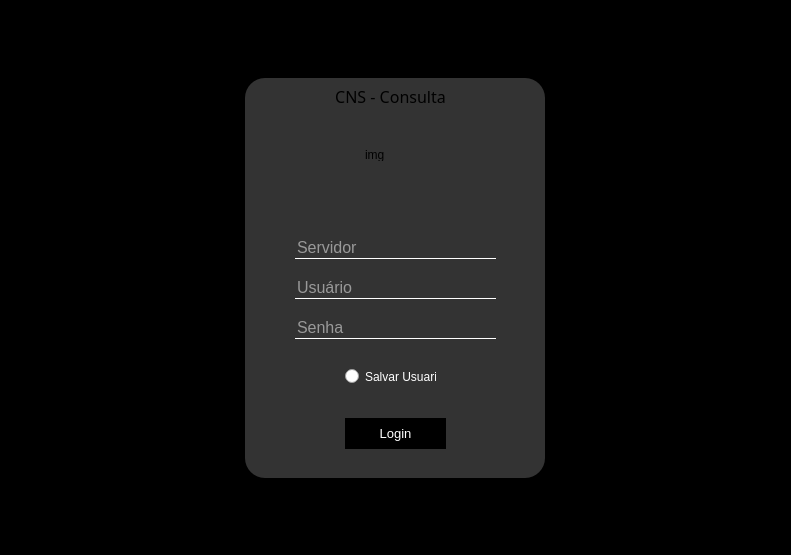
<?xml version="1.0" encoding="UTF-8"?>
<ui version="4.0">
 <class>MainWindow</class>
 <widget class="QMainWindow" name="MainWindow">
  <property name="geometry">
   <rect>
    <x>0</x>
    <y>0</y>
    <width>791</width>
    <height>555</height>
   </rect>
  </property>
  <property name="windowTitle">
   <string>MainWindow</string>
  </property>
  <property name="styleSheet">
   <string notr="true"/>
  </property>
  <widget class="QWidget" name="centralwidget">
   <property name="font">
    <font>
     <family>Perpetua Titling MT</family>
    </font>
   </property>
   <property name="styleSheet">
    <string notr="true"/>
   </property>
   <layout class="QVBoxLayout" name="verticalLayout">
    <property name="spacing">
     <number>0</number>
    </property>
    <property name="leftMargin">
     <number>0</number>
    </property>
    <property name="topMargin">
     <number>0</number>
    </property>
    <property name="rightMargin">
     <number>0</number>
    </property>
    <property name="bottomMargin">
     <number>0</number>
    </property>
    <item>
     <widget class="QFrame" name="frame">
      <property name="styleSheet">
       <string notr="true">QFrame{
background:black;}</string>
      </property>
      <property name="frameShape">
       <enum>QFrame::StyledPanel</enum>
      </property>
      <property name="frameShadow">
       <enum>QFrame::Raised</enum>
      </property>
      <layout class="QVBoxLayout" name="verticalLayout_2">
       <property name="spacing">
        <number>0</number>
       </property>
       <property name="leftMargin">
        <number>0</number>
       </property>
       <property name="topMargin">
        <number>0</number>
       </property>
       <property name="rightMargin">
        <number>0</number>
       </property>
       <property name="bottomMargin">
        <number>0</number>
       </property>
       <item>
        <widget class="QFrame" name="TOP">
         <property name="styleSheet">
          <string notr="true"/>
         </property>
         <property name="frameShape">
          <enum>QFrame::StyledPanel</enum>
         </property>
         <property name="frameShadow">
          <enum>QFrame::Raised</enum>
         </property>
        </widget>
       </item>
       <item>
        <widget class="QFrame" name="MAIN">
         <property name="minimumSize">
          <size>
           <width>0</width>
           <height>500</height>
          </size>
         </property>
         <property name="styleSheet">
          <string notr="true"/>
         </property>
         <property name="frameShape">
          <enum>QFrame::StyledPanel</enum>
         </property>
         <property name="frameShadow">
          <enum>QFrame::Raised</enum>
         </property>
         <layout class="QHBoxLayout" name="horizontalLayout">
          <item>
           <widget class="QFrame" name="MAIN_2">
            <property name="minimumSize">
             <size>
              <width>0</width>
              <height>0</height>
             </size>
            </property>
            <property name="maximumSize">
             <size>
              <width>300</width>
              <height>400</height>
             </size>
            </property>
            <property name="styleSheet">
             <string notr="true">QFrame{
background-color: #333;
border-radius: 20%;
}</string>
            </property>
            <property name="frameShape">
             <enum>QFrame::StyledPanel</enum>
            </property>
            <property name="frameShadow">
             <enum>QFrame::Raised</enum>
            </property>
            <widget class="QLineEdit" name="entryPwd">
             <property name="geometry">
              <rect>
               <x>50</x>
               <y>150</y>
               <width>201</width>
               <height>31</height>
              </rect>
             </property>
             <property name="font">
              <font>
               <family>MS UI Gothic</family>
               <pointsize>12</pointsize>
              </font>
             </property>
             <property name="focusPolicy">
              <enum>Qt::TabFocus</enum>
             </property>
             <property name="styleSheet">
              <string notr="true">QLineEdit{
background: #333;
border: none;
border-bottom: 1px solid white;
color: white;
}</string>
             </property>
             <property name="text">
              <string/>
             </property>
             <property name="echoMode">
              <enum>QLineEdit::Normal</enum>
             </property>
             <property name="cursorPosition">
              <number>0</number>
             </property>
             <property name="alignment">
              <set>Qt::AlignBottom|Qt::AlignLeading|Qt::AlignLeft</set>
             </property>
             <property name="dragEnabled">
              <bool>true</bool>
             </property>
             <property name="placeholderText">
              <string>Servidor</string>
             </property>
             <property name="cursorMoveStyle">
              <enum>Qt::LogicalMoveStyle</enum>
             </property>
             <property name="clearButtonEnabled">
              <bool>true</bool>
             </property>
            </widget>
            <widget class="QLabel" name="titulo">
             <property name="geometry">
              <rect>
               <x>20</x>
               <y>10</y>
               <width>251</width>
               <height>16</height>
              </rect>
             </property>
             <property name="font">
              <font>
               <family>Segoe UI Semibold</family>
               <pointsize>12</pointsize>
              </font>
             </property>
             <property name="frameShape">
              <enum>QFrame::StyledPanel</enum>
             </property>
             <property name="text">
              <string>CNS - Consulta</string>
             </property>
             <property name="textFormat">
              <enum>Qt::PlainText</enum>
             </property>
             <property name="scaledContents">
              <bool>false</bool>
             </property>
             <property name="alignment">
              <set>Qt::AlignCenter</set>
             </property>
            </widget>
            <widget class="QLabel" name="label_2">
             <property name="geometry">
              <rect>
               <x>120</x>
               <y>70</y>
               <width>47</width>
               <height>13</height>
              </rect>
             </property>
             <property name="text">
              <string>img</string>
             </property>
            </widget>
            <widget class="QLineEdit" name="entryPwd_2">
             <property name="geometry">
              <rect>
               <x>50</x>
               <y>190</y>
               <width>201</width>
               <height>31</height>
              </rect>
             </property>
             <property name="font">
              <font>
               <family>MS UI Gothic</family>
               <pointsize>12</pointsize>
              </font>
             </property>
             <property name="focusPolicy">
              <enum>Qt::TabFocus</enum>
             </property>
             <property name="styleSheet">
              <string notr="true">QLineEdit{
background: #333;
border: none;
border-bottom: 1px solid white;
color: white;
}</string>
             </property>
             <property name="text">
              <string/>
             </property>
             <property name="echoMode">
              <enum>QLineEdit::Normal</enum>
             </property>
             <property name="cursorPosition">
              <number>0</number>
             </property>
             <property name="alignment">
              <set>Qt::AlignBottom|Qt::AlignLeading|Qt::AlignLeft</set>
             </property>
             <property name="dragEnabled">
              <bool>true</bool>
             </property>
             <property name="placeholderText">
              <string>Usuário</string>
             </property>
             <property name="cursorMoveStyle">
              <enum>Qt::LogicalMoveStyle</enum>
             </property>
             <property name="clearButtonEnabled">
              <bool>true</bool>
             </property>
            </widget>
            <widget class="QLineEdit" name="entryPwd_3">
             <property name="geometry">
              <rect>
               <x>50</x>
               <y>230</y>
               <width>201</width>
               <height>31</height>
              </rect>
             </property>
             <property name="font">
              <font>
               <family>MS UI Gothic</family>
               <pointsize>12</pointsize>
              </font>
             </property>
             <property name="focusPolicy">
              <enum>Qt::TabFocus</enum>
             </property>
             <property name="styleSheet">
              <string notr="true">QLineEdit{
background: #333;
border: none;
border-bottom: 1px solid white;
color: white;
}</string>
             </property>
             <property name="text">
              <string/>
             </property>
             <property name="echoMode">
              <enum>QLineEdit::PasswordEchoOnEdit</enum>
             </property>
             <property name="cursorPosition">
              <number>0</number>
             </property>
             <property name="alignment">
              <set>Qt::AlignBottom|Qt::AlignLeading|Qt::AlignLeft</set>
             </property>
             <property name="dragEnabled">
              <bool>true</bool>
             </property>
             <property name="placeholderText">
              <string>Senha</string>
             </property>
             <property name="cursorMoveStyle">
              <enum>Qt::LogicalMoveStyle</enum>
             </property>
             <property name="clearButtonEnabled">
              <bool>true</bool>
             </property>
            </widget>
            <widget class="QRadioButton" name="radioButton">
             <property name="geometry">
              <rect>
               <x>100</x>
               <y>290</y>
               <width>91</width>
               <height>17</height>
              </rect>
             </property>
             <property name="styleSheet">
              <string notr="true">color: white;
border: 0;</string>
             </property>
             <property name="text">
              <string>Salvar Usuario</string>
             </property>
             <property name="shortcut">
              <string>Ctrl+S</string>
             </property>
            </widget>
            <widget class="QPushButton" name="pushButton">
             <property name="geometry">
              <rect>
               <x>100</x>
               <y>340</y>
               <width>101</width>
               <height>31</height>
              </rect>
             </property>
             <property name="font">
              <font>
               <family>MS UI Gothic</family>
               <pointsize>10</pointsize>
              </font>
             </property>
             <property name="styleSheet">
              <string notr="true">QPushButton{
	background-color: black;
	border-radius: 20px;
	color: white;
}</string>
             </property>
             <property name="text">
              <string>Login</string>
             </property>
             <property name="shortcut">
              <string>Enter</string>
             </property>
            </widget>
           </widget>
          </item>
         </layout>
        </widget>
       </item>
       <item>
        <widget class="QFrame" name="BOT">
         <property name="styleSheet">
          <string notr="true"/>
         </property>
         <property name="frameShape">
          <enum>QFrame::StyledPanel</enum>
         </property>
         <property name="frameShadow">
          <enum>QFrame::Raised</enum>
         </property>
        </widget>
       </item>
      </layout>
     </widget>
    </item>
   </layout>
  </widget>
 </widget>
 <resources/>
 <connections/>
</ui>
